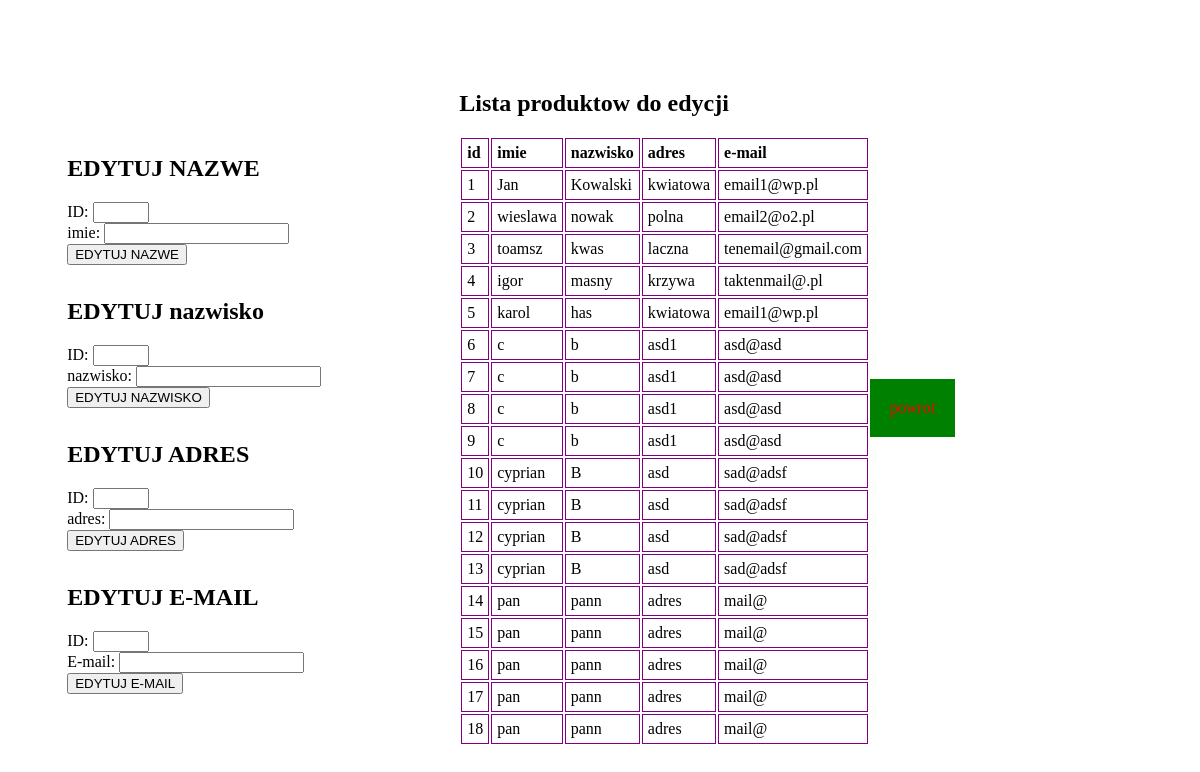
Before: /edit_customer.php with the older database file.
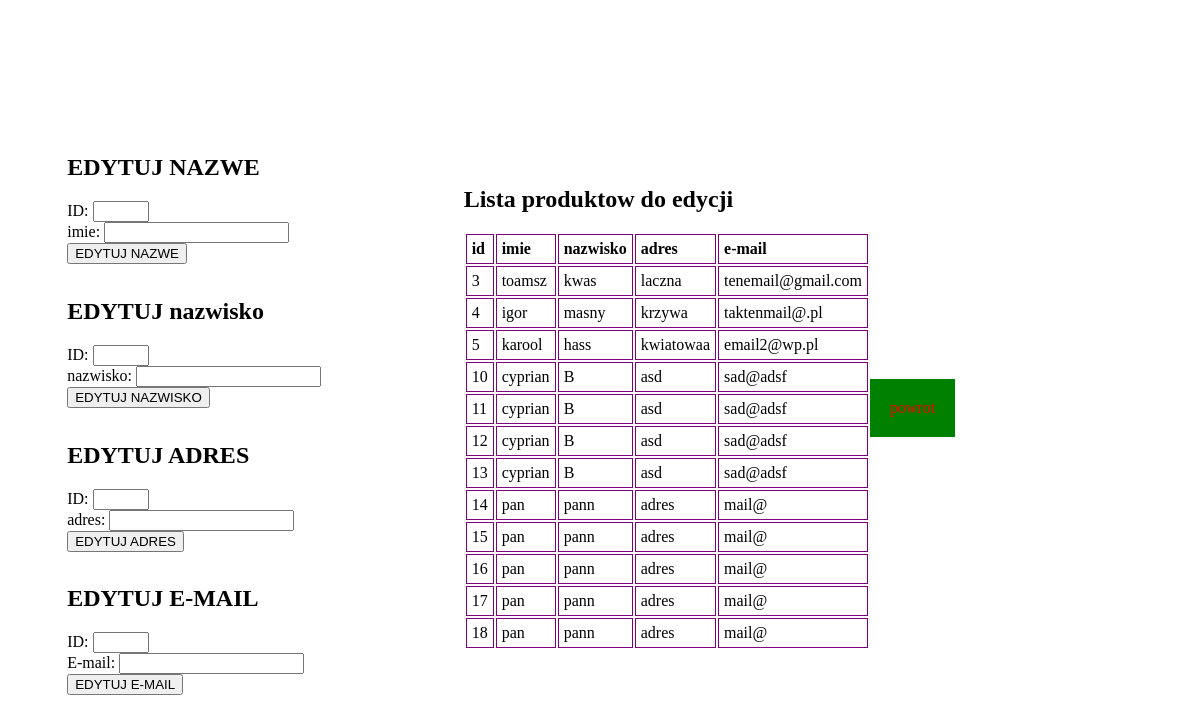
After: the same page with the newer database file.
### tables this page shows
CREATE TABLE `customers` (
  `id` int(11) NOT NULL,
  `imie` varchar(20) DEFAULT NULL,
  `nazwisko` varchar(30) DEFAULT NULL,
  `adres` varchar(30) DEFAULT NULL,
  `e_mail` varchar(30) DEFAULT NULL
);

### edit_customer.php (the view, shortened to what this page needs)
<!DOCTYPE html>
<html lang="en">
<head>
    <?php
    $zmiennaD = mysqli_connect("localhost", "root", "", "erpdatabase");
    $zmienna2 = "SELECT max(id) FROM customers";
    $max_id_array = mysqli_query($zmiennaD, $zmienna2);
    $max_id = 0;
    while ($row = mysqli_fetch_array($max_id_array)) {
        $max_id = $row['max(id)'];
    }
    $zmienna3 = "SELECT min(id) FROM customers";
    $min_id_array = mysqli_query($zmiennaD, $zmienna3);
    $min_id = 0;
    while ($row2 = mysqli_fetch_array($min_id_array)) {
        $min_id = $row2['min(id)'];
    }
    ?>
</head>
<body>
    <main>
        <section>
            <form action="edit_customer.php" method="post">
                <h1>EDYTUJ NAZWE</h1>
                <label for="id">ID:</label>
                <input type="number" name="id" min="<?php echo ($min_id); ?>" max="<?php echo ($max_id); ?>" ></br>
                <label for="imie">imie:</label>
                <input type="text" name="imie">
                <input type="submit" value="EDYTUJ NAZWE">
            </form>
        </section>
        <section>
            <form action="edit_customer.php" method="post">
                <h1>EDYTUJ nazwisko</h1>
                <label for="id">ID:</label>
                <input type="number" name="id" min="<?php echo ($min_id); ?>" max="<?php echo ($max_id); ?>" ></br>
                <label for="nazwisko">nazwisko:</label>
                <input type="text" name="nazwisko">
                <input type="submit" value="EDYTUJ NAZWISKO">
            </form>
        </section>
        <section>
            <form action="edit_customer.php" method="post">
                <h1>EDYTUJ ADRES</h1>
                <label for="id">ID:</label>
                <input type="number" name="id" min="<?php echo ($min_id); ?>" max="<?php echo ($max_id); ?>" ></br>
                <label for="adres">adres:</label>
                <input type="text" name="adres">
                <input type="submit" value="EDYTUJ ADRES">
            </form>
        </section>
        <section>
            <form action="edit_customer.php" method="post">
                <h1>EDYTUJ E-MAIL</h1>
                <label for="id">ID:</label>
                <input type="number" name="id" min="<?php echo ($min_id); ?>" max="<?php echo ($max_id); ?>" ></br>
                <label for="e_mail">E-mail:</label>
                <input type="text"  name="e_mail">
                <input type="submit" value="EDYTUJ E-MAIL">
            </form>
        </section>
    </main>
    <nav>
        <h1>Lista produktow do edycji</h1>
        <?php
        $zmiennaA = mysqli_connect("localhost", "root", "", "erpdatabase");
        $sprawdzanie = "SELECT id, imie, nazwisko, adres, e_mail FROM customers  ";
        $wysylanie = mysqli_query($zmiennaA, $sprawdzanie);
        echo "<table>";
        echo "<tr>";
        echo "<td>";
        echo "<b>" . "id";
        echo "</td>";
        echo "<td>";
        echo "<b>" . "imie";
        echo "</td>";
        echo "<td>";
        echo "<b>" . "nazwisko";
        echo "</td>";
        echo "<td>";
        echo "<b>" . "adres";
        echo "</td>";
        echo "<td>";
        echo "<b>" . "e-mail";
        echo "</td>";
        echo "</tr>";
        while ($pobieranie = mysqli_fetch_array($wysylanie)) {
            echo "<tr>";
            echo "<td>" . $pobieranie["id"] . " " . "</td>";
            echo "<td>" . $pobieranie["imie"] . " " . "</td>";
            echo "<td>" . $pobieranie["nazwisko"] . " " . "</td>";
            echo "<td>" . $pobieranie["adres"] . " " . "</td>";
            echo "<td>" . $pobieranie["e_mail"] . " " . "</td>";
            echo "</tr>";
        }
        echo "</table>";
        ?>
    </nav>
    <a href="index.html" class="powrot">powrot</a>
</body>
</html>

Changed rows visible on the page:
removed customers: id "1", imie "Jan", nazwisko "Kowalski", adres "kwiatowa", e_mail "email1@wp.pl"
removed customers: id "2", imie "wieslawa", nazwisko "nowak", adres "polna", e_mail "email2@o2.pl"
removed customers: id "6", imie "c", nazwisko "b", adres "asd1", e_mail "asd@asd"
removed customers: id "7", imie "c", nazwisko "b", adres "asd1", e_mail "asd@asd"
removed customers: id "8", imie "c", nazwisko "b", adres "asd1", e_mail "asd@asd"
removed customers: id "9", imie "c", nazwisko "b", adres "asd1", e_mail "asd@asd"
changed customers id 5: imie "karol" → "karool"; nazwisko "has" → "hass"; adres "kwiatowa" → "kwiatowaa"; e_mail "email1@wp.pl" → "email2@wp.pl"
